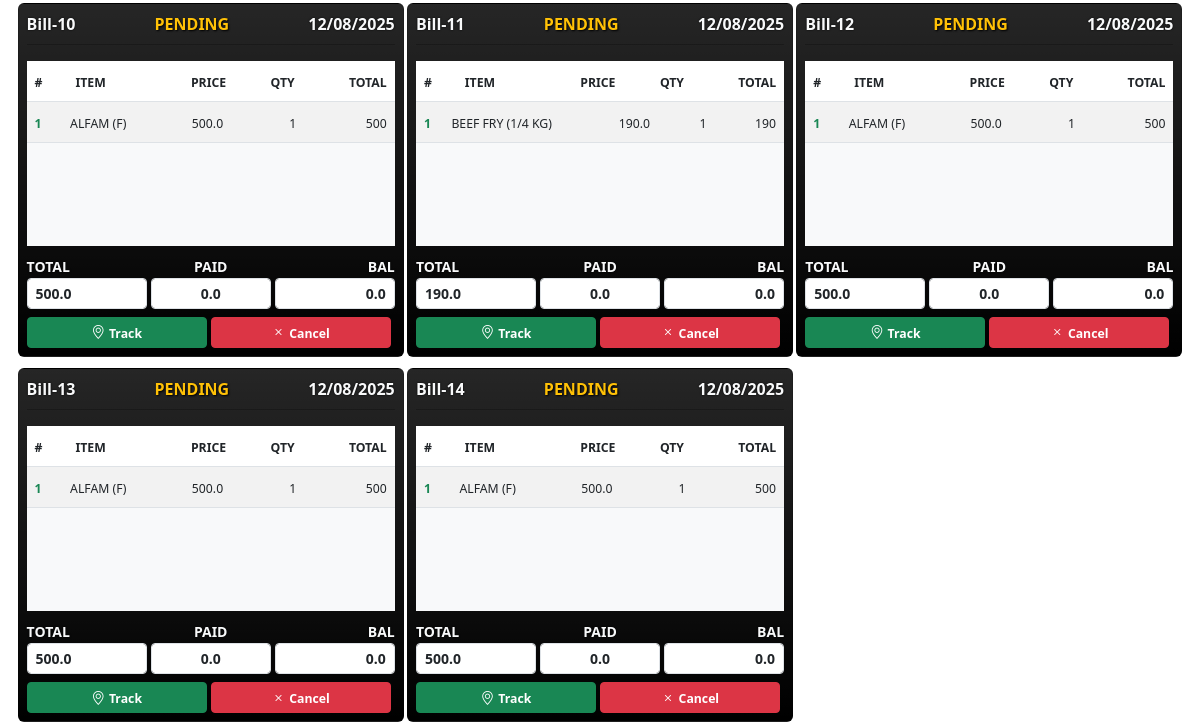
/my_order (signed in, lower part), run on an earlier commit of the app's database.
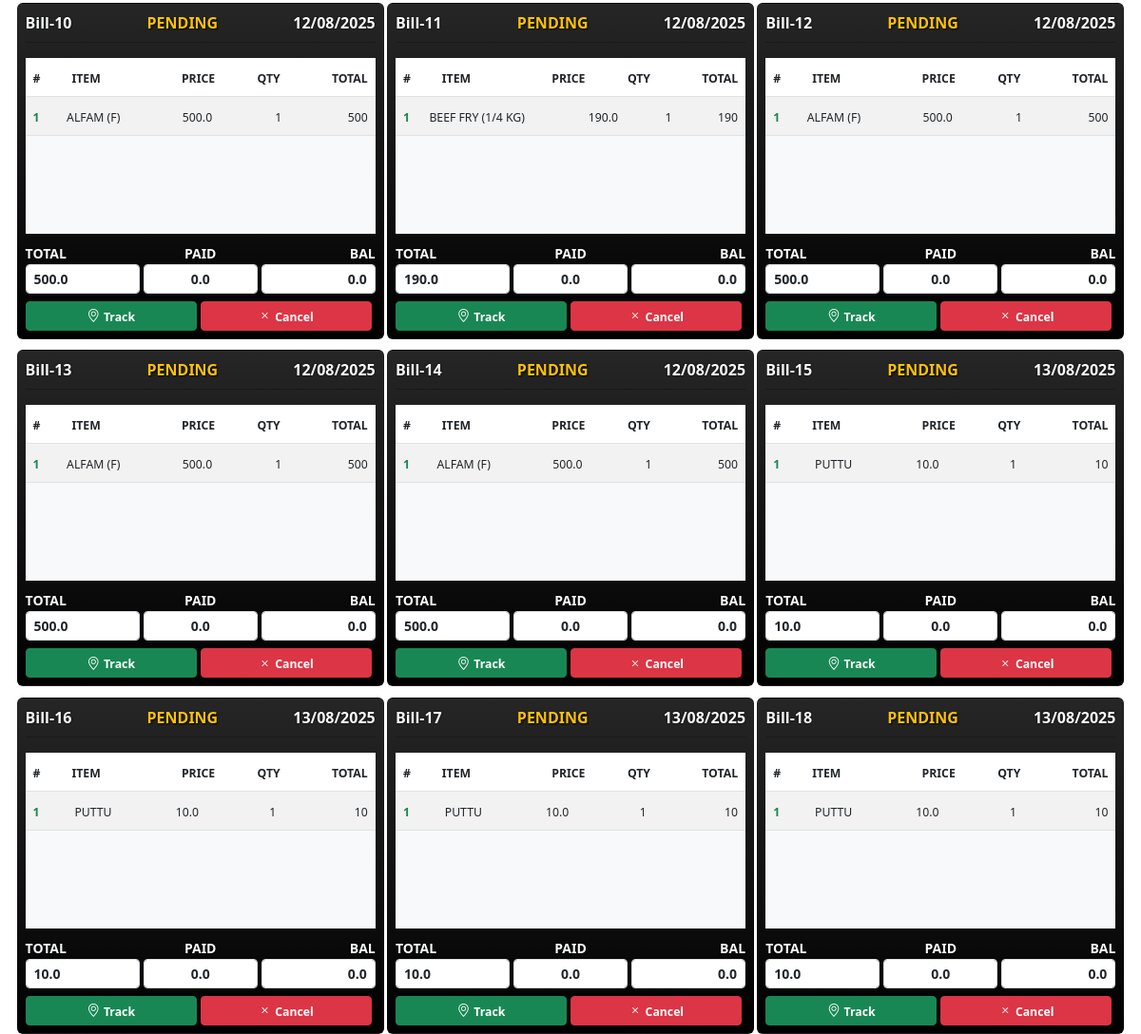
And on a later commit of the database.
### app_dictionary/models.py (models this page shows, shortened)
class BillModel(models.Model):
    user = models.ForeignKey(User,on_delete=models.CASCADE,blank=True,null=True)
    billno = models.CharField(max_length=50,blank=True,null=True,unique=False)
    created_at = models.DateTimeField(auto_now_add=True)
    grand_total = models.FloatField(default=0.00)
    paid = models.FloatField(default=0.00)
    bal = models.FloatField(default=0.00)
    order_status_status_choices = (
        ('ordered','ordered'),
        ('cancelled','cancelled'),
        ('delivered','delivered'),
    )
    order_status = models.CharField(max_length=50,default='ordered',choices=order_status_status_choices)
    ordered_time = models.DateTimeField(blank=True,null=True)
    accept_status_choices = (
        ('accepted','accepted'),
        ('notaccepted','notaccepted'),
        ('rejected','rejected')
    )
    accept_status = models.CharField(max_length=255,default='notaccepted',choices=accept_status_choices)
    reject_reason = models.TextField(blank=True,null=True)
    rejected_user = models.ForeignKey(User,on_delete=models.CASCADE,blank=True,null=True,related_name='rejected_user_details')
    accept_or_reject_time = models.DateTimeField(blank=True,null=True)
    prepared_status_choices = (
        ('prepared','prepared'),
        ('notprepared','notprepared')
    )
    prepared_status = models.CharField(max_length=255,default='notprepared',choices=prepared_status_choices)
    prepared_time = models.DateTimeField(blank=True,null=True)
    packed_status_choices = (
        ('packed','packed'),
        ('notpacked','notpacked')
    )
    packed_status = models.CharField(max_length=255,default='notpacked',choices=packed_status_choices)
    packed_time = models.DateTimeField(blank=True,null=True)
    ready_status_choices = (
        ('ready','ready'),
        ('notready','notready'),
    )
    ready_status = models.CharField(max_length=50,default='notready',choices=ready_status_choices)
    ready_time = models.DateTimeField(blank=True,null=True)
    called_status_choices = (
        ('called','called'),
        ('notcalled','notcalled'),
    )
    called_status = models.CharField(max_length=50,default='notcalled',choices=called_status_choices)
    called_time = models.DateTimeField(blank=True,null=True)
    dispatched_status_choices = (
        ('dispatched','dispatched'),
        ('notdispatched','notdispatched')
    )
    dispatched_status = models.CharField(max_length=255,default='notdispatched',choices=dispatched_status_choices)
    dispatched_time = models.DateTimeField(blank=True,null=True)
    delivered_status_choices = (
        ('delevered','delevered'),
        ('notdelevered','notdelevered'),
    )
    delevered_status = models.CharField(max_length=255,default='notdelevered',choices=delivered_status_choices)
    delevered_time = models.DateTimeField(blank=True,null=True)
    expected_delevery_time = models.DateTimeField(blank=True,null=True)
    current_loc = models.BooleanField(default=False,blank=True,null=True)
    delivery_address = models.TextField(blank=True,null=True)
    delivery_addres_lat = models.FloatField(blank=True,null=True)
    delivery_addres_lon = models.FloatField(blank=True,null=True)
    paid_type_choices = (
        ("fully_paid","fully_paid"),
        ("partially_paid","partially_paid"),
        ("not_paid","not_paid")
    )
    paid_type = models.CharField(max_length=100,default="not_paid",blank=True,null=True,choices=paid_type_choices)

class ItemlistModel(models.Model):
    bill = models.ForeignKey(BillModel,on_delete=models.CASCADE,related_name="itemlistmodel",blank=True,null=True)
    name = models.CharField(max_length=255)
    prize = models.FloatField(default=0.00)
    qty = models.IntegerField(default=0,blank=True,null=True)
    total = models.IntegerField(default=0)

### app_dictionary/views.py (the view, shortened to what this page needs)
# urls.py: path('my_order',views.my_order,name='my_order'),
@login_required
def my_order(request):
    user = request.user
    try:
        profile = ProfileModel.objects.get(user=request.user.id)
    except ProfileModel.DoesNotExist:
        return render(request,'curry_shop_my_order.html',{
                                                      'bills':None,
                                                      'itemlist':None,
                                                      'profile':None,
                                                      'user_data':None})
    all_bills = BillModel.objects.filter(user=user).order_by('-ordered_time')
    user_data = User.objects.get(id=request.user.id)
    if profile.order_filter == 'date':
        if profile.order_sort == 'accending':
            bills = all_bills.order_by('ordered_time')
        else:
            bills = all_bills.order_by('-ordered_time')
    itemlist = ItemlistModel.objects.filter(bill__in=bills)
    return render(request,'curry_shop_my_order.html',{
                                                      'bills':bills,
                                                      'itemlist':itemlist,
                                                      'profile':profile,
                                                      'user_data':user_data})

### app_dictionary/templates/curry_shop_my_order.html (shortened to what this page needs)
{% extends 'curry_shop_base2.html' %}
{% load crispy_forms_tags %}
{% load custom_filter %}
{% load static %}
{% block body_block %}
    <div class="padd-marg-mob-1">
        {% if bills %}
            <div class="container1 scrolling_window_height" >
            {% for bill in bills %}
            <div class="container1_tems billbox">
                <div class="card b_s bill_box_padding mt-2 bg-gradient" style="background-color: black;">
                    <div class="d-flex justify-content-between">
                        <strong class="ts text-light text_size">{{ bill.billno }}</strong>
                        <strong class="ts
                        {% if bill.accept_status == 'accepted' %}
                            text_custom_green
                        {% elif bill.accept_status == 'rejected' %}
                            text_custom_red
                        {% else %}
                            text-warning
                        {% endif %}
                        text_size" style="text-shadow: 1px 1px 2px black;">
                            {% if bill.accept_status == "notaccepted"  %}
                            <span class="pe-0">PENDING</span>
                            {% else %}
                            {{ bill.accept_status|upper }}
                            {% endif %}
                        </strong>
                        <strong class="ts text-light text_size">{{ bill.created_at|date:'d/m/Y' }}</strong>
                    </div>
                    <hr class="hr_margin" style="color: rgb(0, 0, 0);">
                    <table class="table table-striped table-hover table-overflow mt-0 mb-0">
                        <thead class="bg-success">
                            <th class="ps-2 text_size"><small><small>#</small></small></th>
                            <th class="ps-2 text_size"><small><small>ITEM</small></small></th>
                            <th class="ps-2 text-end text_size"><small><small>PRICE</small></small></th>
                            <th class="ps-2 text-end text_size"><small><small>QTY</small></small></th>
                            <th class="text-end pe-2 text_size"><small><small>TOTAL</small></small></th>
                        </thead>
                    </table>
                    <div class="bg-light table_overflow_class">
                        <table class="table table-striped table-hover table-overflow">
                            <tbody id="tbody2">
                                    {% for item in itemlist %}
                                        {% if item.bill.id == bill.id %}
                                            <tr>
                                                <td class="ps-2 text-success fw-bolder text_size"><small><small class="counter_id"></small></small></td>
                                                <td class="ps-0 text_size"><small><small>{{ item.name|upper }}</small></small></td>
                                                <td class="ps-0 pe-3 text_size"><small><small>{{ item.prize }}</small></small></td>
                                                <td class="ps-2 text_size"><small><small>{{ item.qty }}</small></small></td>
                                                <td class="text-end pe-2 text_size"><small><small>{{ item.total }}</small></small></td>
                                            </tr>
                                        {% endif %}
                                    {% endfor %}
                                </tbody>
                            </table>
                        </div>
                        <div class="d-flex total_margin justify-content-between">
                            <div>
                                <label for="" class="fw-bolder text-light ts text_size"><small>TOTAL</small></label>
                                <input class="form-control form-control-sm fw-bold text_size" type="text" name="" id="" value="{{ bill.grand_total }}" readonly>
                            </div>
                            <div class="text-center ms-1 me-1">
                                <label for="" class="fw-bolder text-light ts text_size"><small>PAID</small></label>
                                <input class="form-control form-control-sm fw-bold text-center text_size" type="text" name="" id="" value="{{ bill.paid }}" readonly>
                            </div>
                            <div class="text-end">
                                <label for="" class="fw-bolder text-light ts text-end text_size"><small>BAL</small></label>
                                <input class="form-control form-control-sm text-end fw-bold text_size" type="text" name="" id="" value="{{ bill.bal }}" readonly>
                            </div>
                        </div>
                        <div class="d-flex mt-2 justify-content-between">
                            {% if bill.accept_status == 'rejected' %}
                                <button class="btn btn-sm btn-danger w-100 me-1 fw-bolder text_size" onclick="order_rejected_reason('{{ bill.id }}',$(this))"><small><span style="text-shadow: 1px 1px 1px rgba(0, 0, 0, 0.553);" class="text-light">[ Show Reason ]</span></small></button>
                            {% else %}
                                <a class="btn btn-sm btn-success w-100 me-1 fw-bolder text_size" href="{% url 'my_order_track' bill.id %}"><span class="bi bi-geo-alt"></span> <small>Track</small></a>
                                <button class="btn btn-sm btn-danger w-100 me-1 fw-bolder text_size" onclick="order_reject_confirm('{{ bill.id }}',$(this))"><span class="bi bi-x"></span> <small>Cancel</small></button>
                            {% endif %}
                        </div>
                    </div>
                </div>
            {% endfor %}
            </div>
        {% else %}
        <h4 class="bg-success p-2 text-center text-light rounded mb-4 py-5">No Orders</h4>
        {% endif %}
    </div>
{% endblock %}

### app_dictionary/templates/curry_shop_base2.html (shortened to what this page needs)
{% load static %}
<!DOCTYPE html>
<html lang="en">
<head>
    <link rel="stylesheet" href="https://cdn.jsdelivr.net/npm/bootstrap-icons@1.11.3/font/bootstrap-icons.min.css">
    <link href="https://cdn.jsdelivr.net/npm/bootstrap@5.3.0/dist/css/bootstrap.min.css" rel="stylesheet">
    <link rel="stylesheet" href="https://cdnjs.cloudflare.com/ajax/libs/font-awesome/4.7.0/css/font-awesome.min.css">
    <link rel="stylesheet" href="{% static 'css/style.css' %}">
</head>
<body>
        <div class="col py-3">
            <br>
            <div class="overflow-y">
                <br><br>
                {% block body_block %}
                {% endblock %}
            </div>
        </div>
</body>
</html>

### static/css/style.css (style rules this page uses)
.ts { text-shadow: 2px 2px 2px black; }

### app_dictionary/templates/curry_shop_base2.html (style rules this page uses)
.ts { text-shadow: 0px 0px 1px white; }

### app_dictionary/templates/curry_shop_my_order.html (style rules this page uses)
.b_s { box-shadow: 10px 10px 10px 10px solid black; }
.ts { text-shadow: 0px 0px 2px black ; }
.container1 { display: grid; grid-template-rows: repeat(1,22.8rem); grid-template-columns: repeat(4,1fr); }
.container1_tems { margin: 0.1rem; }
@media screen and (max-width:1200px) { .container1 { grid-template-rows: repeat(1,24.4rem); grid-template-columns: repeat(3,1fr); } }
.padd-marg-mob-1 { margin-bottom: 5rem; padding: 1rem; }
.bill_box_padding { padding: 0.5rem; }
.table_overflow_class { overflow-y: auto; height: 9rem; }
.hr_margin { margin-top: 0.5rem; }
.total_margin { margin-top: 0.5rem; }
.form-control::placeholder { color: gray; }

What changed in the data, as far as the page shows it:
added BillModel: billno "Bill-15", accept_status "PENDING", created_at "13/08/2025", grand_total "10.0", paid "0.0", bal "0.0"
added ItemlistModel: name "PUTTU", prize "10.0", qty "1", total "10", shown under "Bill-15"
added BillModel: billno "Bill-16", accept_status "PENDING", created_at "13/08/2025", grand_total "10.0", paid "0.0", bal "0.0"
added ItemlistModel: name "PUTTU", prize "10.0", qty "1", total "10", shown under "Bill-16"
added BillModel: billno "Bill-17", accept_status "PENDING", created_at "13/08/2025", grand_total "10.0", paid "0.0", bal "0.0"
added ItemlistModel: name "PUTTU", prize "10.0", qty "1", total "10", shown under "Bill-17"
added BillModel: billno "Bill-18", accept_status "PENDING", created_at "13/08/2025", grand_total "10.0", paid "0.0", bal "0.0"
added ItemlistModel: name "PUTTU", prize "10.0", qty "1", total "10", shown under "Bill-18"
